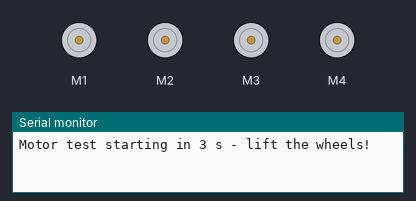
Bench run of a sketch on a simulated Arduino Uno, built with avr-gcc and run on an emulated ATmega328P. Shown: 4 × DC motor (green arrow = forward, orange = backward, longer = faster), the last lines printed to the serial monitor.

Above: at 0.1 s.
At 3.1 s:
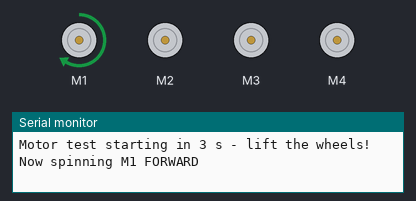
At 6.6 s:
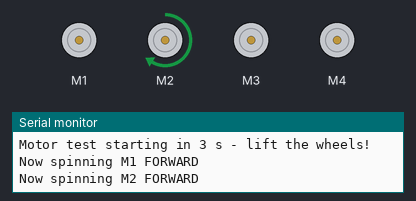
At 10.1 s:
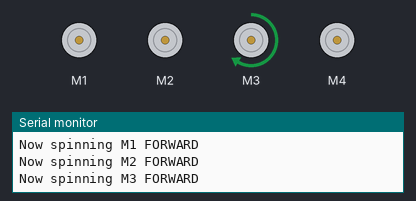
At 13.6 s:
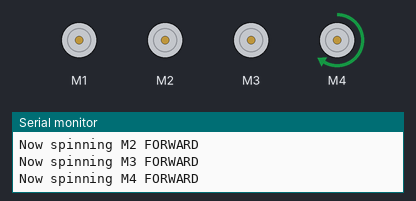
Timing chart, 0 to 17.0 s (numbered marks = the images above):
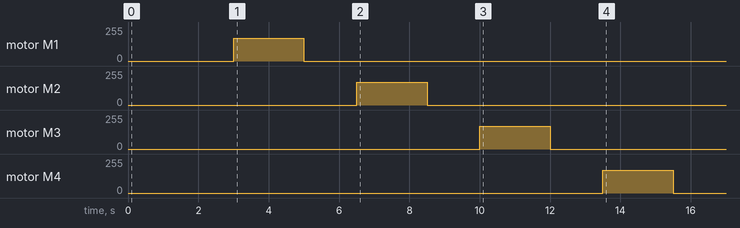

The sketch:

motor_test.ino
```cpp
// Motor test: spins each motor FORWARD for 2 seconds, one at a time, and prints which one.
// Board: Arduino Uno. Lift the wheels, battery ON, Serial Monitor at 9600.
// Write down for each step: WHICH wheel spun (front-left, front-right, rear-left, rear-right)
// and WHICH WAY (forward = the way the car should drive, or backward).

#include <AFMotor.h>

AF_DCMotor m1(1, MOTOR12_1KHZ);
AF_DCMotor m2(2, MOTOR12_1KHZ);
AF_DCMotor m3(3, MOTOR34_1KHZ);
AF_DCMotor m4(4, MOTOR34_1KHZ);
AF_DCMotor* motors[] = { &m1, &m2, &m3, &m4 };

void setup() {
  Serial.begin(9600);
  Serial.println(F("Motor test starting in 3 s - lift the wheels!"));
  delay(3000);
  for (int i = 0; i < 4; i++) {
    Serial.print(F("Now spinning M")); Serial.print(i + 1); Serial.println(F(" FORWARD"));
    motors[i]->setSpeed(170);
    motors[i]->run(FORWARD);
    delay(2000);
    motors[i]->run(RELEASE);
    delay(1500);
  }
  Serial.println(F("Done. Press RESET to run again."));
}

void loop() {}
```
